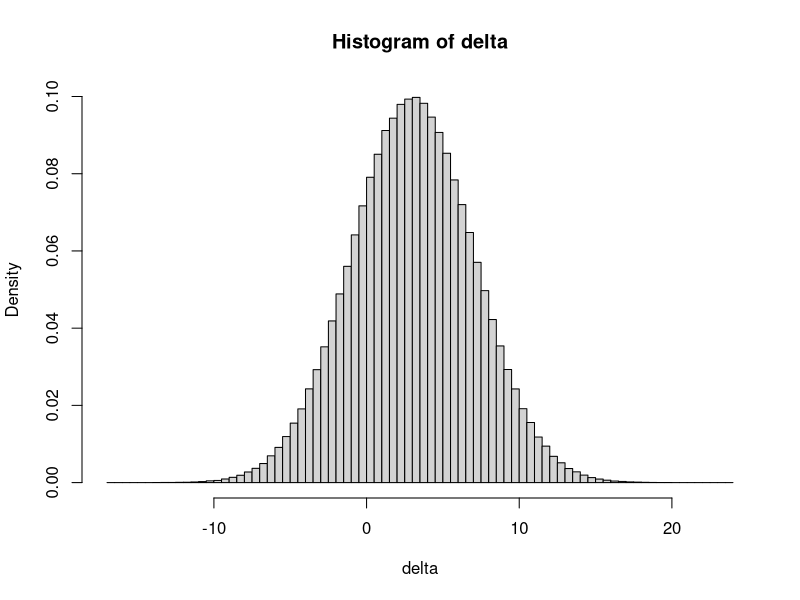
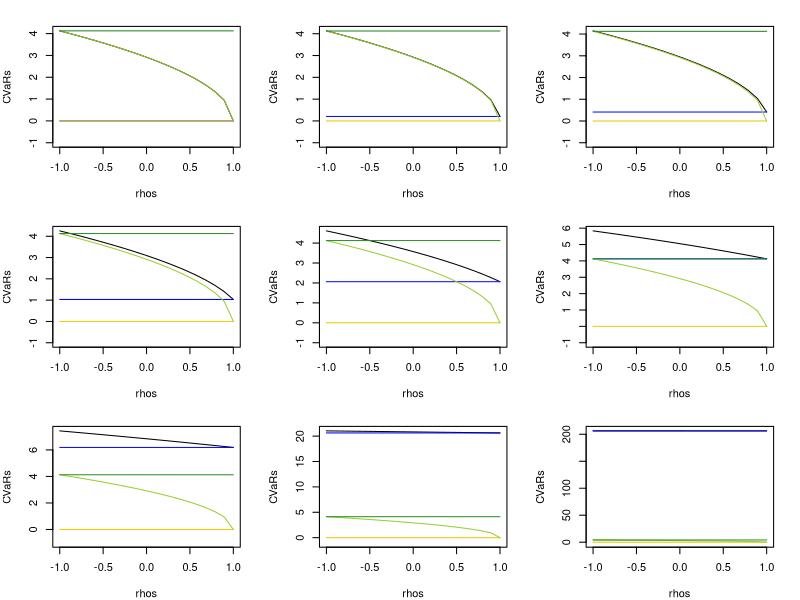
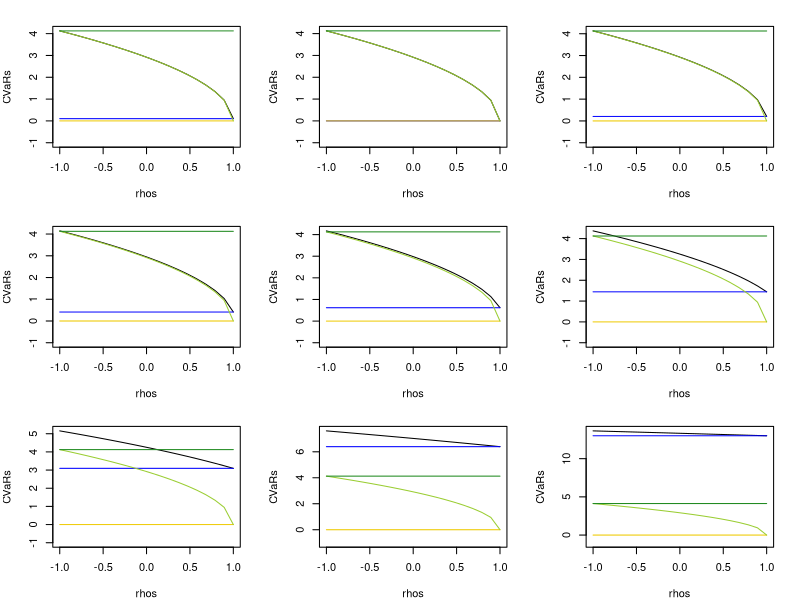
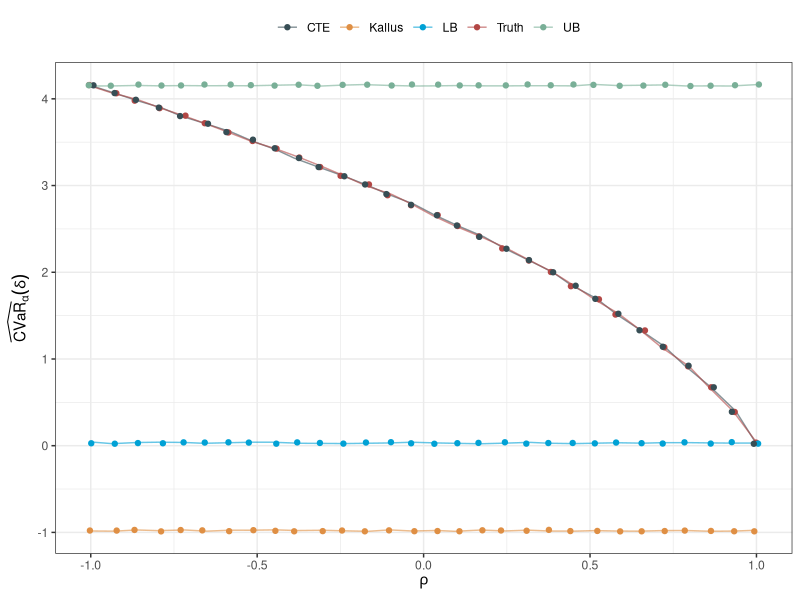
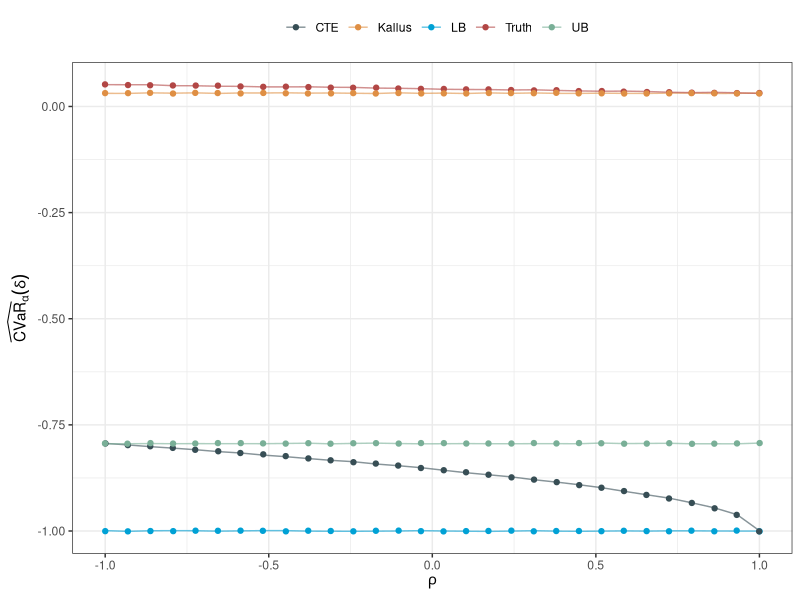
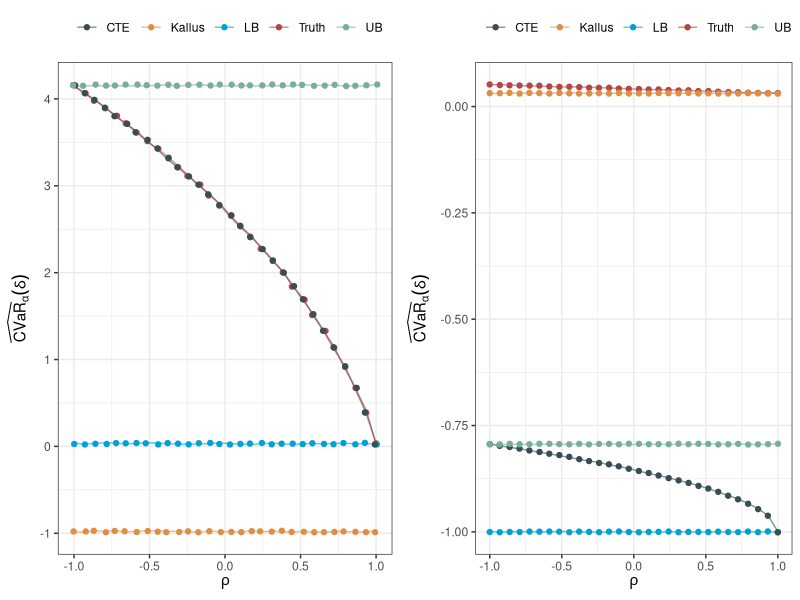
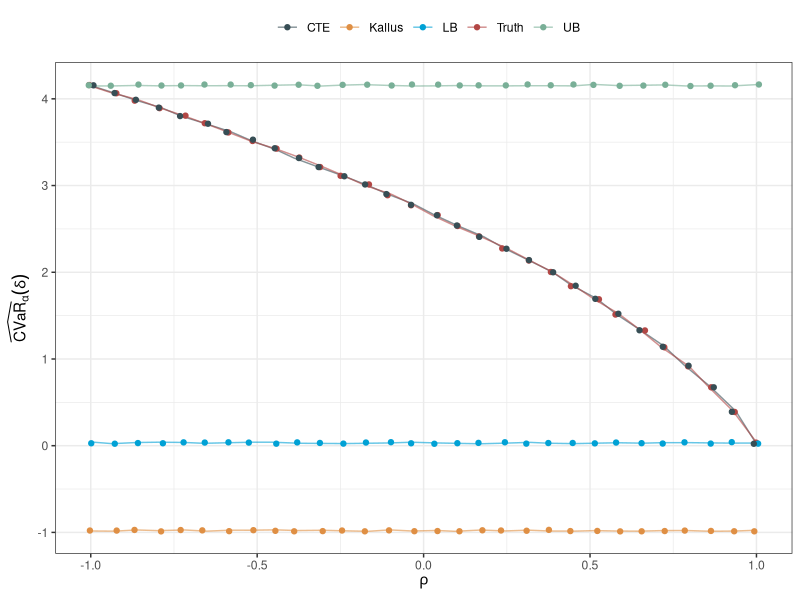
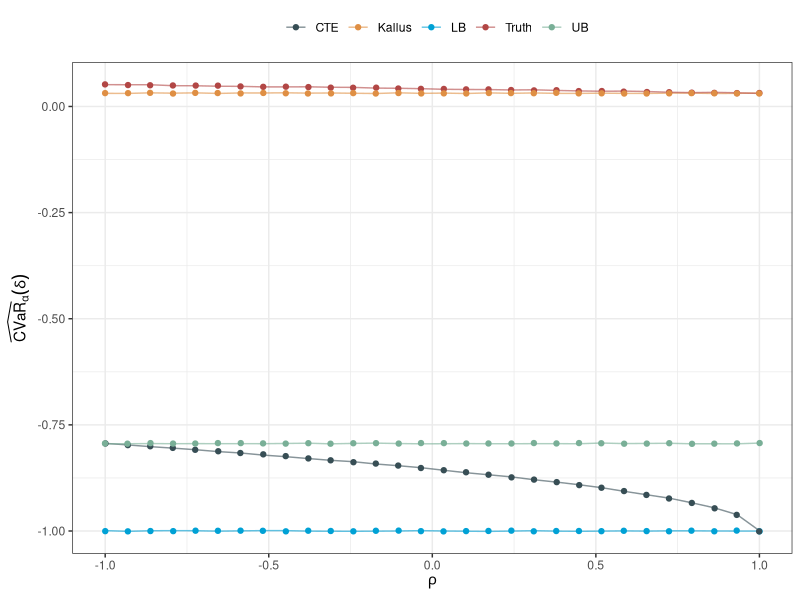

Source code (R) for these figures, in order:
## ---- chunk 1

knitr::opts_chunk$set(echo = TRUE)
library(cvar)
library(dplyr)
library(ggplot2)
library(tidyr)
library(ggsci)
library(ggpubr)

## ---- chunk 2

CVaR.gaussian <- function(mu, sd, alpha) {
  if (alpha == 1) return(mu)
  q <- qnorm(1-alpha)
  mu + dnorm(q) / (alpha) * sd
}

## ---- chunk 3

mu <- 3
sd <- 4

## ---- chunk 4

n <- 1000000
delta <- rnorm(n, mean = mu, sd = sd)
hist(delta, freq = FALSE, breaks = 100)

## ---- chunk 5

alpha <- 0.05

ES(-delta, p_loss = alpha)
CVaR.gaussian(mu, sd, alpha)

#mu + sd * ES(qnorm, dist.type = "qf", p_loss = alpha)

## ---- chunk 6

rho <- 0 # 1 here means that Y_1 and -Y_0 are perfectly correlated

CVaR.delta <- function(a.0, a.1, b.0, b.1, mu.X, sigma.X, sigma.0, sigma.1, rho) {
  delta.mu <- a.1-a.0+(b.1-b.0)*mu.X
  delta.sd <- sqrt((b.1-b.0)^2*sigma.X^2+sigma.1^2+sigma.0^2-2*rho*sigma.0*sigma.1)

  CVaR.gaussian(delta.mu, delta.sd, alpha)
}

CVaR.delta.X <- function(a.0, a.1, b.0, b.1, mu.X, sigma.X, sigma.0, sigma.1, rho) {
  delta.X.mu <- a.1-a.0+(b.1-b.0)*mu.X
  delta.X.sd <- sqrt(sigma.1^2+sigma.0^2-2*rho*sigma.0*sigma.1)
  
  CVaR.gaussian(delta.X.mu, delta.X.sd, alpha)
} # Note that this is the expected CVaR, i.e., E[CVaR(delta|X)]

CVaR.tau <- function(a.0, a.1, b.0, b.1, mu.X, sigma.X, sigma.0, sigma.1, rho) {
  tau.mu <- a.1 - a.0 + (b.1 - b.0) * mu.X
  tau.sd <- sqrt((b.1 - b.0)^2 * sigma.X^2) # sqrt(.) and (.)^2 cancel # TODO: Check whether it actually cancels
  
  CVaR.gaussian(tau.mu, tau.sd, alpha)
}

CVaR.lb <- function(a.0, a.1, b.0, b.1, mu.X, sigma.X, sigma.0, sigma.1, rho) {
  mu <- a.1 - a.0 + (b.1 - b.0) * mu.X
  sd <- max(sigma.1 - sigma.0, sigma.0 - sigma.1)
  
  CVaR.gaussian(mu, sd, alpha)
} # Note that this is the expected CVaR

CVaR.ub <- function(a.0, a.1, b.0, b.1, mu.X, sigma.X, sigma.0, sigma.1, rho) {
  mu <- a.1 - a.0 + (b.1 - b.0) * mu.X
  sd <- sigma.0 + sigma.1
  
  CVaR.gaussian(mu, sd, alpha)
} # Note that this is the expected CVaR

## ---- chunk 7

a.0 <- 0
a.1 <- 0

b.0 <- 2
b.1 <- 1

mu.X <- 0

sigma.0 <- 1
sigma.1 <- 1

sigma.X <- 0.1
c(
  "delta" = CVaR.delta(a.0, a.1, b.0, b.1, mu.X, sigma.X, sigma.0, sigma.1, rho),
  "CATE" = CVaR.tau(a.0, a.1, b.0, b.1, mu.X, sigma.X, sigma.0, sigma.1, rho),
  "ub" = CVaR.ub(a.0, a.1, b.0, b.1, mu.X, sigma.X, sigma.0, sigma.1, rho),
  "delta|X" = CVaR.delta.X(a.0, a.1, b.0, b.1, mu.X, sigma.X, sigma.0, sigma.1, rho),
  "lb" = CVaR.lb(a.0, a.1, b.0, b.1, mu.X, sigma.X, sigma.0, sigma.1, rho)
)

sigma.X <- 10
c(
  "delta" = CVaR.delta(a.0, a.1, b.0, b.1, mu.X, sigma.X, sigma.0, sigma.1, rho),
  "CATE" = CVaR.tau(a.0, a.1, b.0, b.1, mu.X, sigma.X, sigma.0, sigma.1, rho),
  "ub" = CVaR.ub(a.0, a.1, b.0, b.1, mu.X, sigma.X, sigma.0, sigma.1, rho),
  "delta|X" = CVaR.delta.X(a.0, a.1, b.0, b.1, mu.X, sigma.X, sigma.0, sigma.1, rho),
  "lb" = CVaR.lb(a.0, a.1, b.0, b.1, mu.X, sigma.X, sigma.0, sigma.1, rho)
)

## ---- chunk 8

plot.CVaRs <- function(a.0, a.1, b.0, b.1, mu.X, sigma.X, sigma.0, sigma.1, steps = 20) {
  
  rhos <- seq(from = -1, to = 1, length.out = steps)
  
  CVaRs <- array(c(
    sapply(rhos,function(r) CVaR.delta(a.0,a.1,b.0,b.1,mu.X,sigma.X,sigma.0,sigma.1,r)),
    sapply(rhos,function(r) CVaR.tau(a.0,a.1,b.0,b.1,mu.X,sigma.X,sigma.0,sigma.1,r)),
    sapply(rhos,function(r) CVaR.lb(a.0,a.1,b.0,b.1,mu.X,sigma.X,sigma.0,sigma.1,r)),
    sapply(rhos,function(r) CVaR.delta.X(a.0,a.1,b.0,b.1,mu.X,sigma.X,sigma.0,sigma.1,r)),
    sapply(rhos,function(r) CVaR.ub(a.0,a.1,b.0,b.1,mu.X,sigma.X,sigma.0,sigma.1,r))
  ), dim = c(steps,5))
  
  plot(rhos, CVaRs[,1], type = "l", col = "black", ylim=c(min(CVaRs)-1,max(CVaRs)), ylab = "CVaRs")
  lines(rhos, CVaRs[,2], type = "l", col = "blue")
  lines(rhos, CVaRs[,3], type = "l", col = "gold2")
  lines(rhos, CVaRs[,4], type = "l", col = "olivedrab3")
  lines(rhos, CVaRs[,5], type = "l", col = "forestgreen")
  
}

## ---- chunk 9

sigma.Xs <- c(0,0.1,0.2,0.5,1,2,3,10,100)
par(mfrow = c(3,3), mar = c(4, 4, 2, 2))

for (sigma.X in sigma.Xs) {
  plot.CVaRs(a.0=0, a.1=0, b.0=1, b.1=2, mu.X, sigma.X, sigma.0, sigma.1)
}

## ---- chunk 10

b.diffs <- c(0.5,1,2,3,4,8,16,32,64)
par(mfrow = c(3,3), mar = c(4, 4, 2, 2))

for (b.diff in b.diffs) {
  plot.CVaRs(a.0=0, a.1=0, b.0=1, b.1=b.diff, mu.X, 0.1, sigma.0, sigma.1)
}

## ---- chunk 11
create.results = function(a.0,a.1,b.0,b.1,mu.X,sigma.X,sigma.0,sigma.1){
  
  rhos <- seq(from = -1, to = 1, length.out = 30)
  CVaRs <- array(c(
    sapply(rhos,function(r) CVaR.delta(a.0,a.1,b.0,b.1,mu.X,sigma.X,sigma.0,sigma.1,r)),
    sapply(rhos,function(r) CVaR.tau(a.0,a.1,b.0,b.1,mu.X,sigma.X,sigma.0,sigma.1,r)),
    sapply(rhos,function(r) CVaR.lb(a.0,a.1,b.0,b.1,mu.X,sigma.X,sigma.0,sigma.1,r)),
    sapply(rhos,function(r) CVaR.delta.X(a.0,a.1,b.0,b.1,mu.X,sigma.X,sigma.0,sigma.1,r)),
    sapply(rhos,function(r) CVaR.ub(a.0,a.1,b.0,b.1,mu.X,sigma.X,sigma.0,sigma.1,r))
  ), dim = c(30,5))
  CVaRs.df = data.frame(CVaRs) %>%
    mutate(corr = rhos) %>%
    rename("Truth" = "X1", "Kallus" = "X2", "LB" = "X3", "CTE" = "X4", "UB" = "X5") %>%
    pivot_longer(cols = c("Truth", "Kallus", "LB", "CTE", "UB"))
  return(CVaRs.df)
}
## ---- chunk 12

res = create.results(a.0 = 0, a.1 = 0, b.0 = 2, b.1 = 1, mu.X = 1, sigma.X = 0.01,
                     sigma.0 = 1, sigma.1 = 1.5)


plot.x = ggplot(data = res, aes(x = corr, y = value, group = name, color = name)) +
  geom_line(alpha = 0.6, position = position_jitter(width = 0.01, height = 0.01, seed = 1)) +
  geom_point(position = position_jitter(width = 0.01, height = 0.01, seed = 1)) +
  theme_bw() +
  theme(legend.position = "top") +
  labs(x = expression(rho), color = "", group = "",
       y = expression(widehat(CVaR)[alpha](delta))) +
  scale_color_jama()
plot.x
ggsave("./Plots/sigma_x_zero.png", plot.x, width = 15, height = 15, units = "cm")
## ---- chunk 13

res = create.results(a.0 = 0, a.1 = 0, b.0 = 2, b.1 = 1, mu.X = 1, sigma.X = 0.5,
                     sigma.0 = 0.05, sigma.1 = 0.05)


plot.y = ggplot(data = res, aes(x = corr, y = value, group = name, color = name)) +
  geom_line(alpha = 0.6, position = position_jitter(width = 0.001, height = 0.001, seed = 1)) +
  geom_point(position = position_jitter(width = 0.001, height = 0.001, seed = 1)) +
  theme_bw() +
  theme(legend.position = "top") +
  labs(x = expression(rho), color = "", group = "",
       y = expression(widehat(CVaR)[alpha](delta))) +
  scale_color_jama()
plot.y
ggsave("./Plots/sigma_y_zero.png", plot.y, width = 15, height = 15, units = "cm")
## ---- chunk 14
plot.comb = ggarrange(plot.x, plot.y, ncol = 2)
plot.comb
ggsave("./Plots/plot_combined.pdf", plot.comb, width = 20, height = 10, units = "cm")
